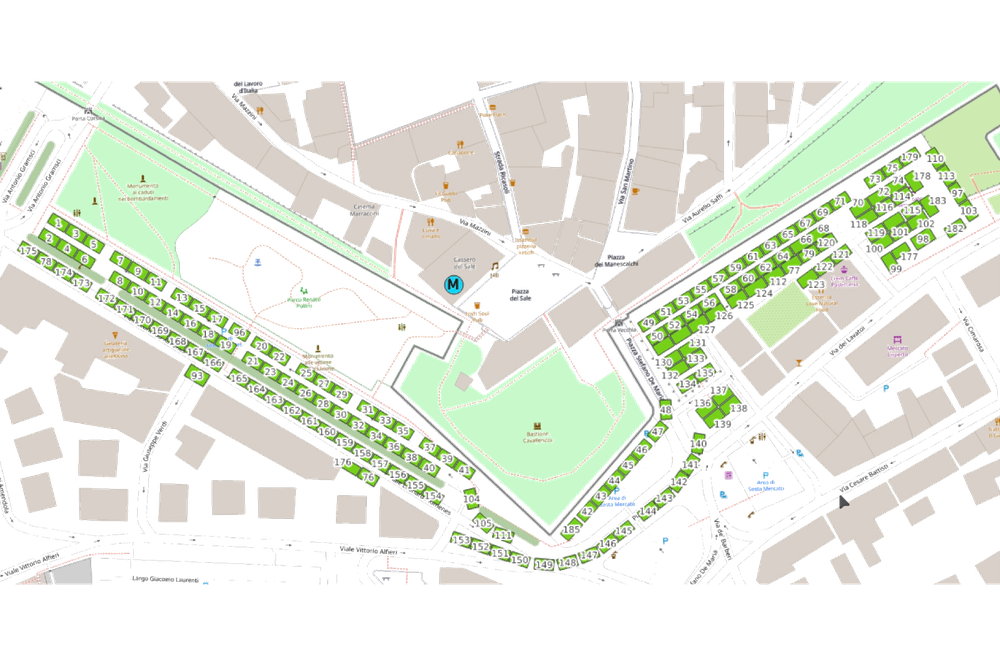
#> input picture data/grosseto_pianta_transparent.png, 1000 x 666 px, shrunk from 1801 x 1200 before the run
$ python recreate_clean_map.py
#> lines starting #> are read from the running program, lines starting #| are printed output that depends on the picture; after the words box and inside, x2 and y2 are one past the last pixel; in counts of white or black regions, pixels touching at a corner belong together
#!/usr/bin/env python3
"""
TOOL "FOTOCOPIATRICE DIGITALE"
Ricrea la pianta del mercato da zero:
- Rileva rettangoli verdi dall'originale
- Li ridisegna puliti su sfondo trasparente
- Aggiunge numeri chiari e leggibili
"""

from PIL import Image, ImageDraw, ImageFont
import numpy as np
import cv2
import json

print("🖨️  FOTOCOPIATRICE DIGITALE - Mercato Grosseto")
print("=" * 60)

# Carica immagine originale
img = Image.open('data/grosseto_pianta_transparent.png').convert('RGB')
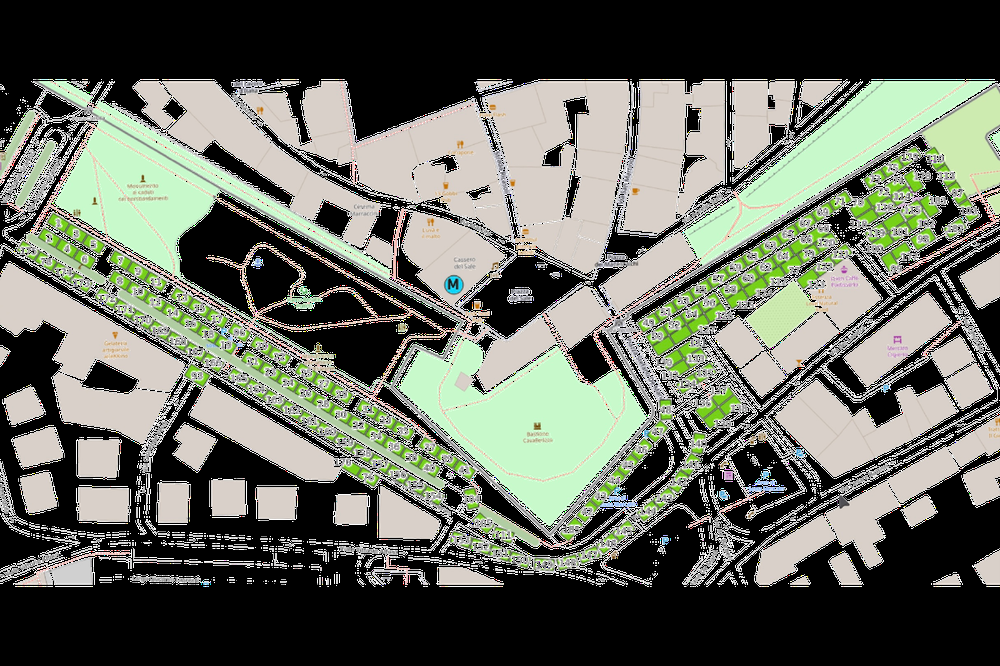
#> img: PIL image 1000x666 RGB; mean R, G, B 103.7, 107.8, 97.2
img_np = np.array(img)
height, width = img_np.shape[:2]
#> height = 666; width = 1000

print(f"📐 Dimensioni immagine: {width}x{height}")
#| 📐 Dimensioni immagine: 1000x666

# Converti in HSV per rilevamento verde
hsv = cv2.cvtColor(img_np, cv2.COLOR_RGB2HSV)
#> hsv: shape (666, 1000, 3); mean H, S, V 15.1, 16.9, 110.7

# Range per verde
lower_green = np.array([35, 40, 40])
upper_green = np.array([85, 255, 255])
mask = cv2.inRange(hsv, lower_green, upper_green)
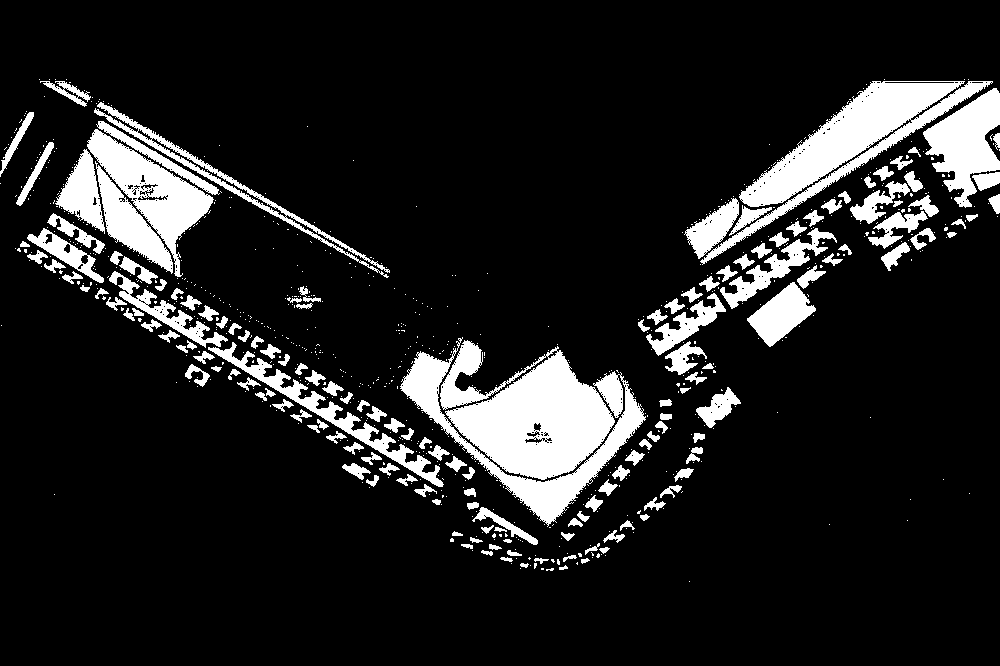
#> mask: shape (666, 1000); 13% white; 847 white regions (688 under 20 px), largest, box (x1, y1, x2, y2) and area: (440, 340, 615, 480) 13796, (700, 81, 993, 265) 11831, (400, 337, 646, 527) 7499

print(f"✅ Pixel verdi rilevati: {np.sum(mask > 0)}")
#| ✅ Pixel verdi rilevati: 86489

# Applica morphological closing per riempire buchi
kernel = cv2.getStructuringElement(cv2.MORPH_RECT, (3, 3))
mask_closed = cv2.morphologyEx(mask, cv2.MORPH_CLOSE, kernel, iterations=1)
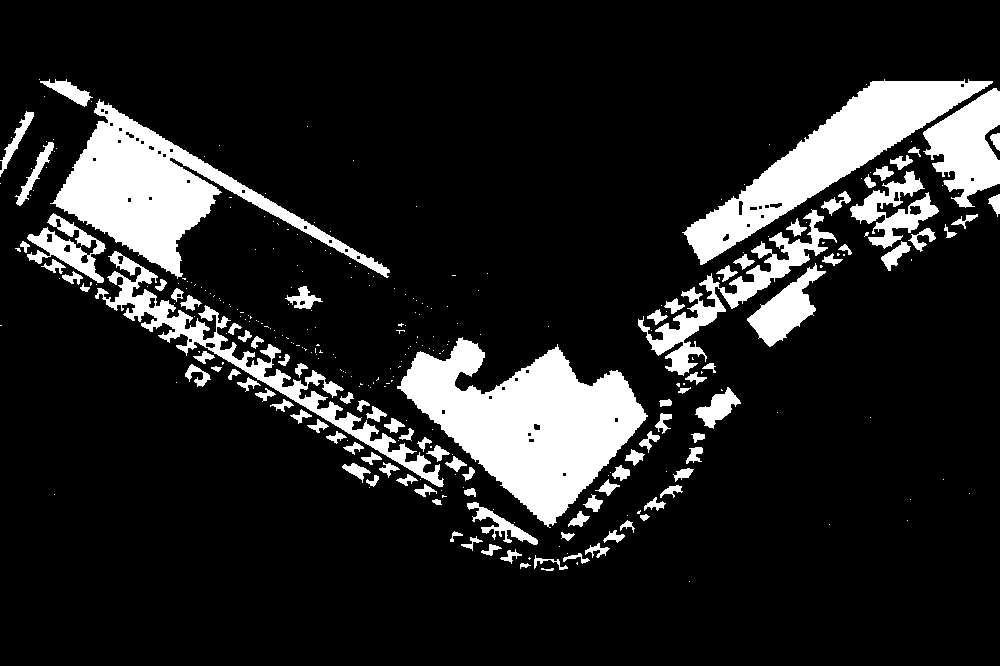
#> mask_closed: shape (666, 1000); 14.2% white; 314 white regions (212 under 20 px)

# Trova contorni
contours, _ = cv2.findContours(mask_closed, cv2.RETR_EXTERNAL, cv2.CHAIN_APPROX_SIMPLE)
#> contours = 314 contours, 213 with area under 20; largest, box (x1, y1, x2, y2) and area: (397, 337, 648, 528) 23016, (50, 99, 390, 279) 16639, (682, 79, 993, 265) 14893, (95, 251, 444, 487) 6550, (923, 88, 1000, 208) 5104

# Filtra e ordina contorni
min_area = 100
contours_filtered = []

for c in contours:
    area = cv2.contourArea(c)
    if area > min_area:
        # Calcola bounding box
        x, y, w, h = cv2.boundingRect(c)

        # Calcola centro
        M = cv2.moments(c)
        if M['m00'] > 0:
            cx = int(M['m10'] / M['m00'])
            cy = int(M['m01'] / M['m00'])
        else:
            cx, cy = x + w//2, y + h//2

        contours_filtered.append({
            'contour': c,
            'area': area,
            'bbox': (x, y, w, h),
            'center': (cx, cy)
        })
#> this loop made 314 passes
#> (area, x, y, w, h, cx, cy) on passes 12, 16, 23, 26, 29, 31, 38, 41, 49, 51, 52, 54: (108, 585, 543, 25, 15, 597, 549), (106, 603, 530, 22, 13, 614, 536), (136.5, 568, 511, 22, 16, 578, 519), (687, 467, 502, 71, 43, 500, 524), (103.5, 644, 497, 22, 14, 654, 504), (143.5, 583, 494, 20, 18, 593, 503), (103.5, 660, 485, 23, 13, 671, 489), (128.5, 595, 479, 25, 17, 607, 487), (118.5, 673, 468, 21, 14, 683, 473), (141, 612, 465, 18, 16, 620, 472), (192.5, 342, 463, 29, 20, 355, 469), (122, 445, 456, 22, 16, 455, 463)
#> area on passes 3, 6, 7, 9, 11, 13: 22.5, 73, 67.5, 81, 76.5, 61
#> after the loop, contours_filtered = 48 items

print(f"✅ Rettangoli validi trovati: {len(contours_filtered)}")
#| ✅ Rettangoli validi trovati: 48

# Ordina per posizione (top-left to bottom-right)
contours_filtered.sort(key=lambda c: (c['center'][1] // 50, c['center'][0]))

print(f"✅ Rettangoli ordinati per posizione")

# Crea immagine pulita
img_clean = Image.new('RGBA', (width, height), (0, 0, 0, 0))
#> img_clean: PIL image 1000x666 RGBA; every value is 0
draw = ImageDraw.Draw(img_clean)

# Colore verde Material Design
verde = (76, 175, 80, 255)

# Font per numeri (prova diversi font)
try:
    # Prova font di sistema
    font = ImageFont.truetype('/usr/share/fonts/truetype/dejavu/DejaVuSans-Bold.ttf', 16)
except:
    try:
        font = ImageFont.truetype('/usr/share/fonts/truetype/liberation/LiberationSans-Bold.ttf', 16)
    except:
        # Fallback a font di default
        font = ImageFont.load_default()

print(f"✅ Font caricato")

# Disegna rettangoli e numeri
stalls_data = []

for idx, item in enumerate(contours_filtered):
    num = idx + 1
    contour = item['contour']
    cx, cy = item['center']

    # Converti contorno in lista di punti
    points = [(int(pt[0][0]), int(pt[0][1])) for pt in contour]

    # Disegna rettangolo pieno
    draw.polygon(points, fill=verde, outline=verde)

    # Disegna numero bianco al centro
    text = str(num)

    # Calcola dimensioni testo per centrarlo
    try:
        bbox = draw.textbbox((0, 0), text, font=font)
        text_width = bbox[2] - bbox[0]
        text_height = bbox[3] - bbox[1]
    except:
        # Fallback per versioni vecchie di Pillow
        text_width, text_height = 20, 20

    text_x = cx - text_width // 2
    text_y = cy - text_height // 2

    # Disegna numero con bordo nero per leggibilità
    # Bordo nero
    for dx, dy in [(-1,-1), (-1,1), (1,-1), (1,1)]:
        draw.text((text_x+dx, text_y+dy), text, fill=(0, 0, 0, 255), font=font)

    # Testo bianco
    draw.text((text_x, text_y), text, fill=(255, 255, 255, 255), font=font)

    # Salva dati posteggio
    stalls_data.append({
        'id': num,
        'center_px': [cx, cy],
        'bbox': item['bbox'],
        'area': item['area']
    })

    if (idx + 1) % 50 == 0:
        print(f"   Processati {idx + 1}/{len(contours_filtered)} rettangoli...")
#> this loop made 48 passes
#> (cx, cy, text, bbox, text_width, text_x, text_y) on passes 1 to 12: (69, 91, '1', (0, 3, 11, 15), 11, 64, 85), (16, 138, '2', (0, 3, 11, 15), 11, 11, 132), (967, 145, '3', (0, 3, 11, 15), 11, 962, 139), (35, 172, '4', (0, 3, 11, 15), 11, 30, 166), (155, 191, '5', (0, 3, 11, 15), 11, 150, 185), (828, 156, '6', (0, 3, 11, 15), 11, 823, 150), (883, 172, '7', (0, 3, 11, 15), 11, 878, 166), (901, 161, '8', (0, 3, 11, 15), 11, 896, 155), (66, 247, '9', (0, 3, 11, 15), 11, 61, 241), (796, 228, '10', (0, 3, 22, 15), 22, 785, 222), (835, 202, '11', (0, 3, 22, 15), 22, 824, 196), (894, 209, '12', (0, 3, 22, 15), 22, 883, 203)
#> (cx, cy, text, bbox) on pass 32: (662, 421, '32', (0, 3, 22, 15))

print(f"✅ Disegnati {len(contours_filtered)} rettangoli con numeri")
#| ✅ Disegnati 48 rettangoli con numeri

# Salva immagine
output_path = 'data/grosseto_pianta_clean.png'
img_clean.save(output_path, 'PNG')
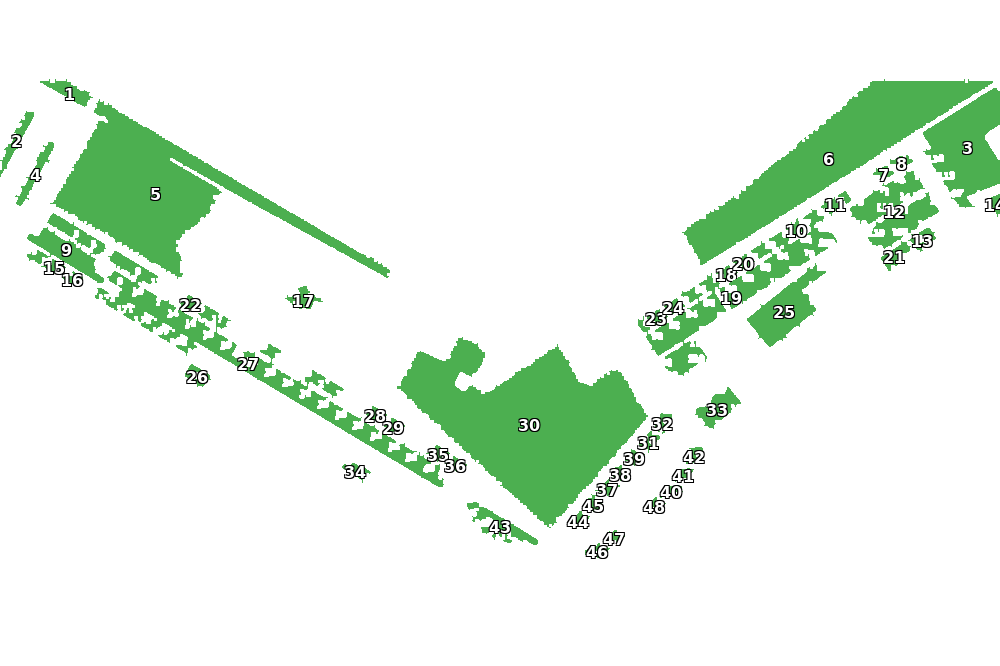
#> saved as grosseto_pianta_clean.png: PIL image 1000x666 RGBA; mean R, G, B, A 11.6, 24.2, 12.1, 36.4; transparent parts drawn white

print(f"✅ Immagine salvata: {output_path}")

# Salva dati posteggi
stalls_output = {
    'total': len(stalls_data),
    'stalls': stalls_data,
    'image': {
        'width': width,
        'height': height,
        'source': output_path
    }
}

with open('data/extracted_stalls_clean.json', 'w') as f:
    json.dump(stalls_output, f, indent=2)

print(f"✅ Dati posteggi salvati: data/extracted_stalls_clean.json")

print("\n" + "=" * 60)
print(f"🎉 COMPLETATO!")
print(f"📊 Posteggi totali: {len(stalls_data)}")
#| 📊 Posteggi totali: 48
print(f"📁 Immagine pulita: {output_path}")
print(f"📁 Dati JSON: data/extracted_stalls_clean.json")

$ run again, with data/debug_detection.png copied over data/grosseto_pianta_transparent.png
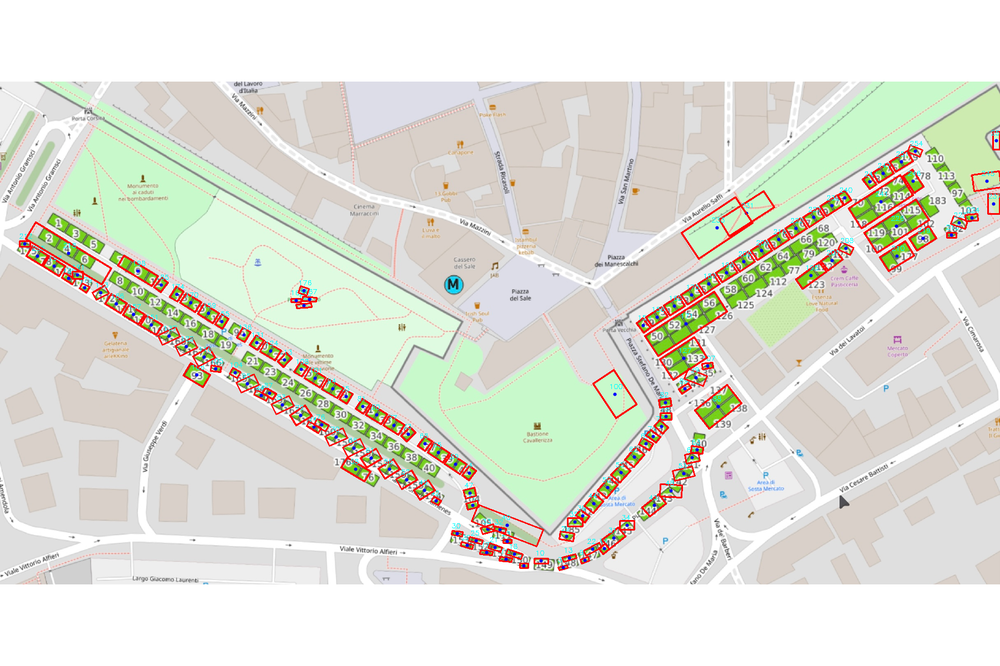
#> input picture data/debug_detection.png, 1000 x 666 px, shrunk from 1801 x 1200 before the run
#> img is the input picture: PIL image 1000x666 RGB; mean R, G, B 223.7, 224.6, 214.6
#| 📐 Dimensioni immagine: 1000x666
#> hsv: shape (666, 1000, 3); mean H, S, V 24.3, 22.2, 232.2
#> `mask = cv2.inRange(hsv, lower_green, upper_green)`:
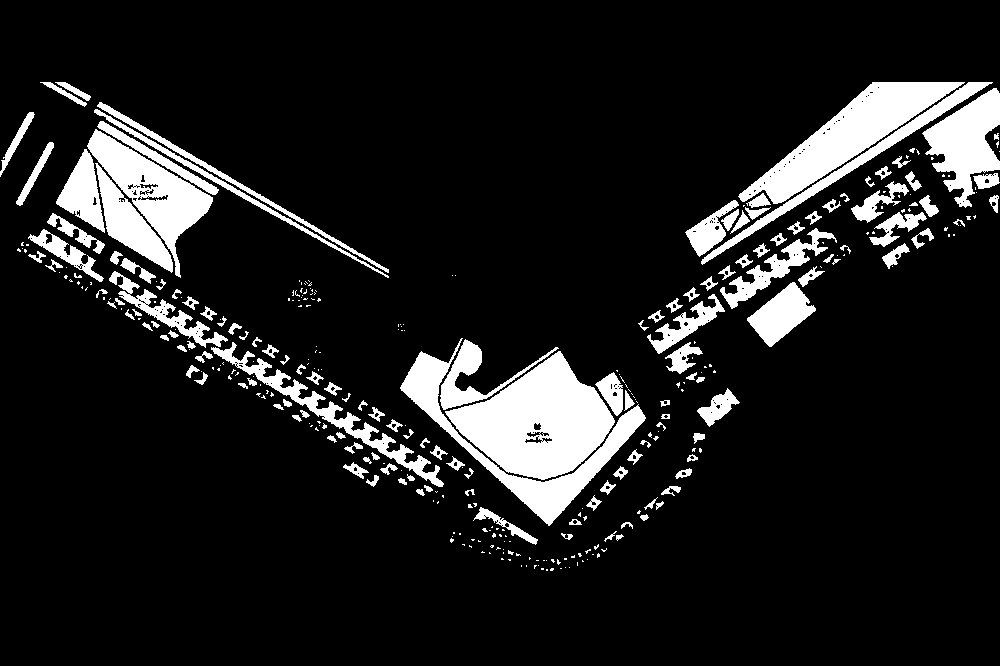
#> mask: shape (666, 1000); 11.9% white; 354 white regions (208 under 20 px), largest, box (x1, y1, x2, y2) and area: (445, 351, 615, 480) 12001, (738, 82, 965, 204) 8475, (400, 338, 646, 526) 6502
#| ✅ Pixel verdi rilevati: 79021
#> mask_closed: shape (666, 1000); 12.6% white; 258 white regions (132 under 20 px)
#> contours = 258 contours, 144 with area under 20; largest, box (x1, y1, x2, y2) and area: (400, 338, 646, 526) 22272, (56, 102, 389, 278) 16274, (685, 82, 993, 265) 14231, (922, 88, 1000, 208) 4996, (109, 271, 444, 487) 4696
#> the loop `for c in contours:` made 258 passes
#> (area, x, y, w, h, cx, cy) on passes 56, 78, 117, 154, 156, 184, 191, 204: (454.5, 473, 507, 65, 38, 504, 524), (147.5, 343, 462, 26, 17, 355, 469), (660, 697, 388, 43, 39, 717, 407), (481, 665, 342, 38, 32, 682, 357), (22272, 400, 338, 246, 188, 529, 422), (1165, 647, 294, 78, 60, 685, 325), (2151, 747, 282, 69, 65, 780, 314), (4695.5, 109, 271, 335, 216, 268, 376)
#> after the loop `for c in contours:`: contours_filtered = 24 items
#| ✅ Rettangoli validi trovati: 24
#> img_clean: PIL image 1000x666 RGBA; every value is 0
#> the loop `for idx, item in enumerate(contours_filtered):` made 24 passes
#> (cx, cy, text, bbox, text_width, text_x, text_y) on passes 1 to 8: (69, 91, '1', (0, 3, 11, 15), 11, 64, 85), (16, 139, '2', (0, 3, 11, 15), 11, 11, 133), (967, 145, '3', (0, 3, 11, 15), 11, 962, 139), (34, 173, '4', (0, 3, 11, 15), 11, 29, 167), (155, 191, '5', (0, 3, 11, 15), 11, 150, 185), (830, 155, '6', (0, 3, 11, 15), 11, 825, 149), (912, 181, '7', (0, 3, 11, 15), 11, 907, 175), (75, 232, '8', (0, 3, 11, 15), 11, 70, 226)
#| ✅ Disegnati 24 rettangoli con numeri
#> `img_clean.save(output_path, 'PNG')`:
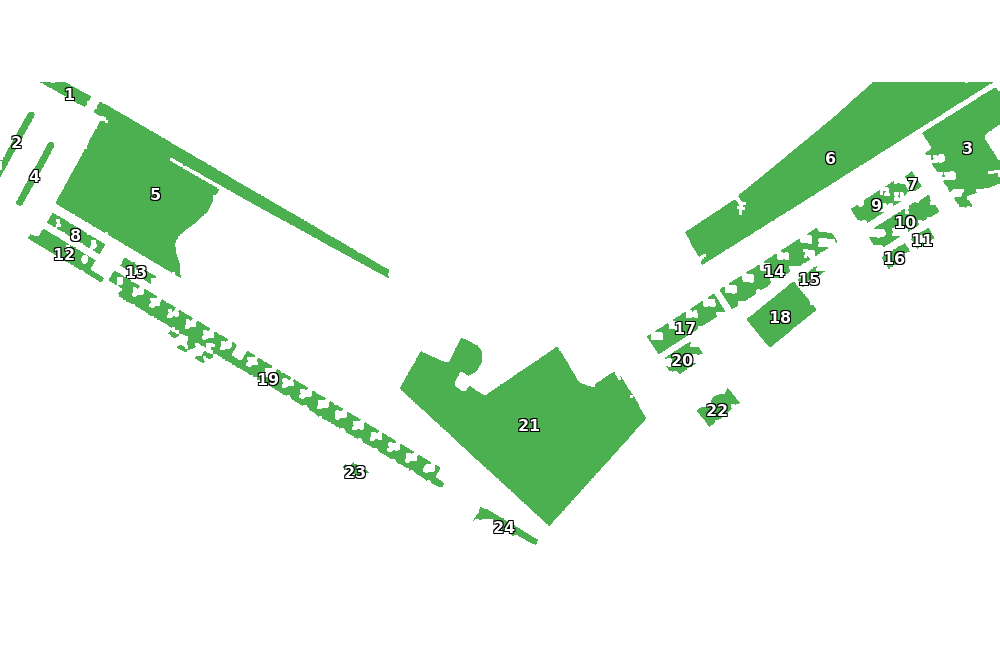
#> saved as grosseto_pianta_clean.png: PIL image 1000x666 RGBA; mean R, G, B, A 9.4, 20.5, 9.9, 30.4; transparent parts drawn white
#| 📊 Posteggi totali: 24
